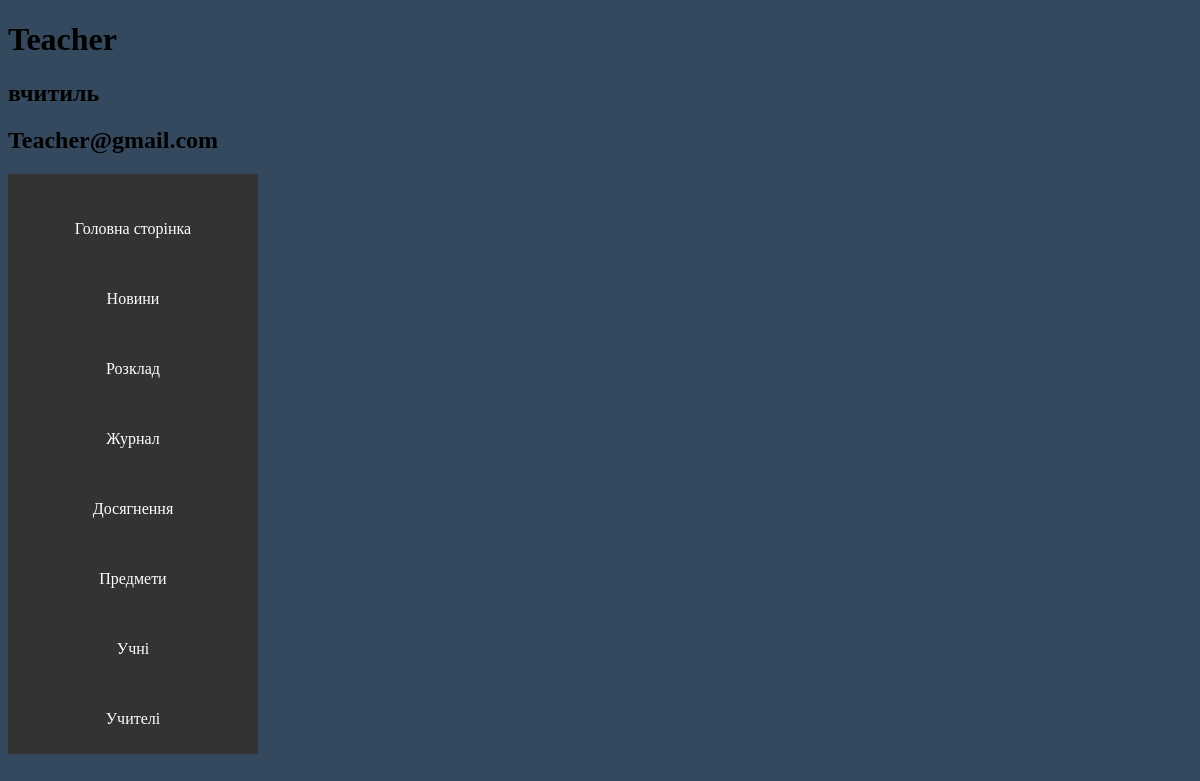
The page /account/2 on the database as committed earlier.
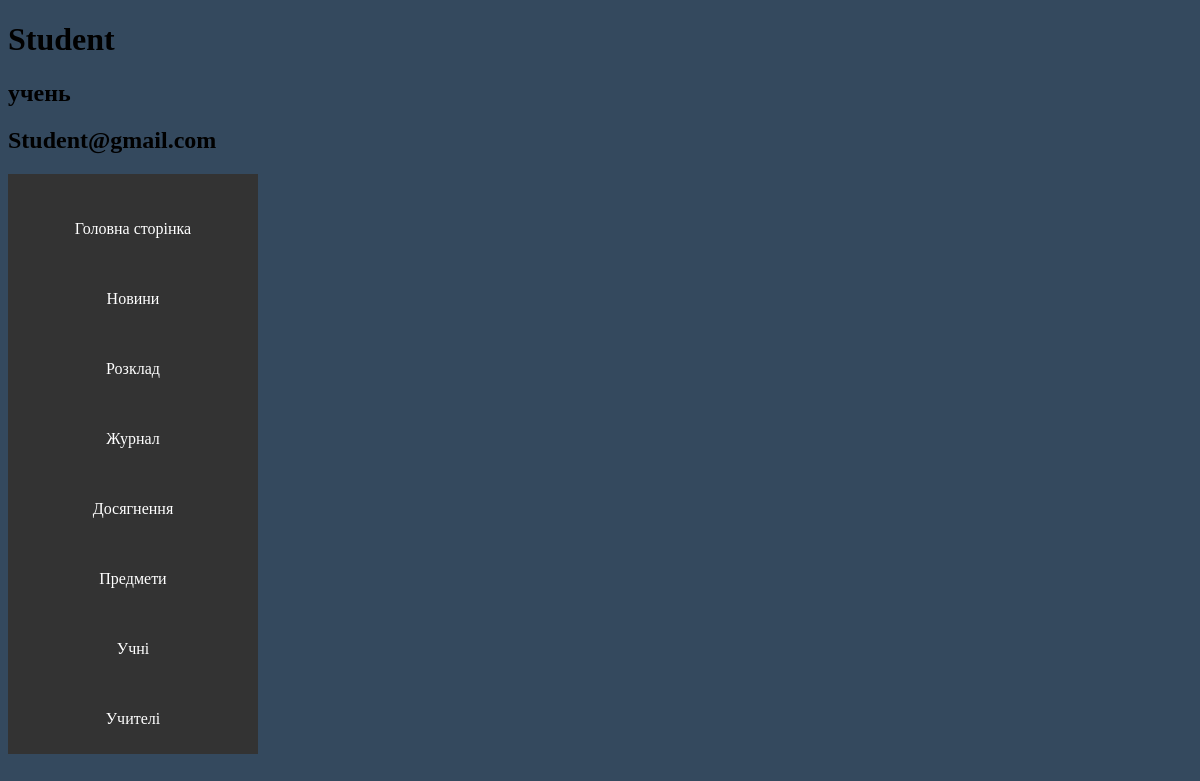
The same page on the database as committed later.
### app.py (models this page shows, shortened)
class Account(db.Model):
    id = db.Column(db.Integer, primary_key=True)
    full_name = db.Column(db.String(100), nullable=False)
    email = db.Column(db.String(30), nullable=False, unique=True)
    role = db.Column(db.String(30), nullable=False)
    password = db.Column(db.String(100), nullable=False)

### app.py (the view)
@app.route("/account/<int:id>")
def your_account(id):
    account = Account.query.get(id)
    return render_template("your_account.html", account=account)

### templates/your_account.html (shortened to what this page needs)
{% extends 'base.html' %}
{% block body %}
    <h1>{{ account.full_name }}</h1>
    <h2>{{account.role}}</h2>
    <h2>{{account.email}}</h2>
<div class="sidebar">
    <ul style="list-style-type: none;">
        <li><a href="/"> Головна сторінка</a></li>
        <li><a href="/"> Новини</a></li>
        <li><a href="/"> Розклад</a></li>
        <li><a href="/"> Журнал</a></li>
        <li><a href="/"> Досягнення </a></li>
        <li><a href="/greate_subgect/{{account.id}}"> Предмети</a></li>
        <li><a href="/"> Учні</a></li>
        <li><a href="/"> Учителі</a></li>
    </ul>
</div>
{% endblock %}

Rows that differ between the two databases and show on the page:
changed Account: full_name "Teacher" → "Student"; role "вчитиль" → "учень"; email "Teacher@gmail.com" → "Student@gmail.com"
